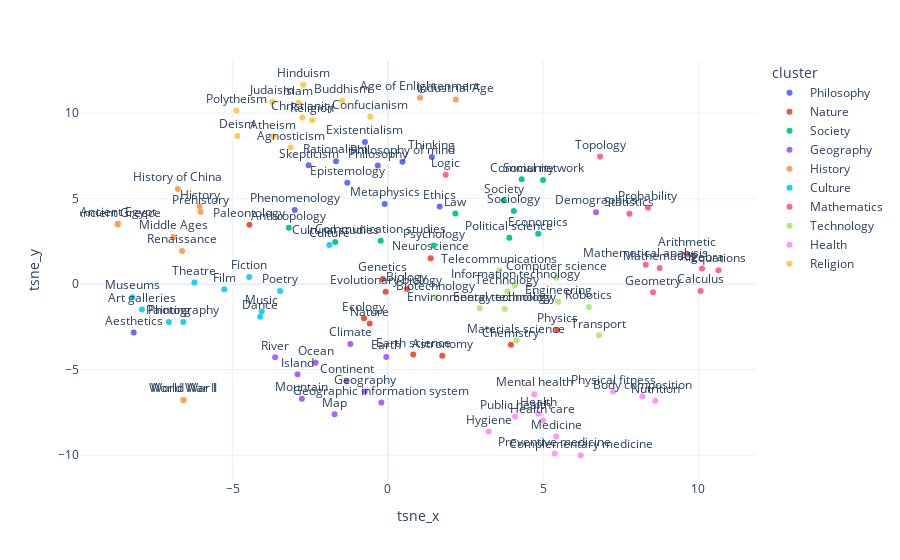
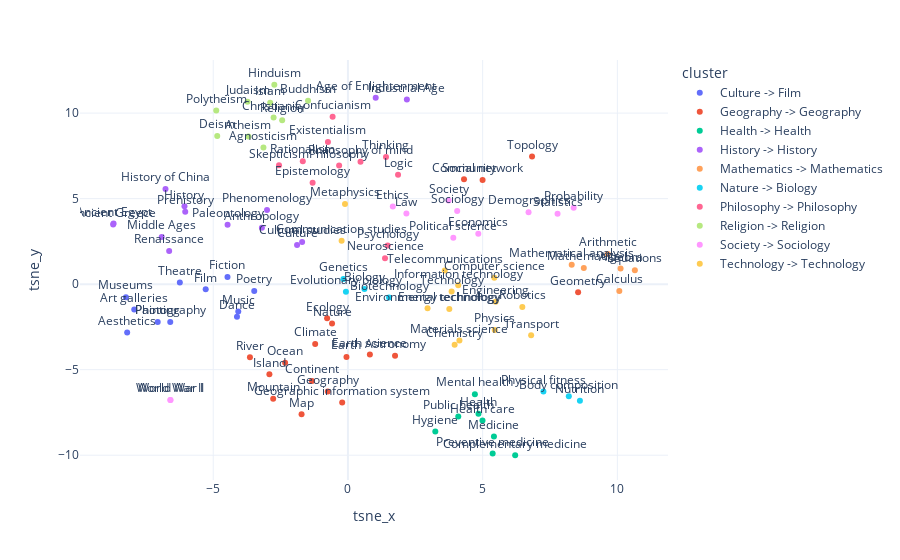

The code cell stored with these charts, in order, in its notebook:
### Code cell
Clustering.plot_tsne_clusters(cluster_labels, tsne_result, keywords, cluster_labels_score)
Clustering.plot_tsne_clusters(pd.Series(combined_predictions), tsne_result, keywords, predicted_cluster_labels_score)

### Figure 1 — Plotly figure (JSON) as saved in the notebook; plotly's stock layout.template omitted (floating-point values rounded to 4 significant figures)
{"data": [{"hovertemplate": "<b>%{hovertext}</b><br><br>cluster=Philosophy<br>tsne_x=%{x}<br>tsne_y=%{y}<br>label=%{text}<extra></extra>", "hovertext": ["Epistemology", "Thinking", "Phenomenology", "Philosophy of mind", "Skepticism", "Rationalism", "Existentialism", "Aesthetics", "Metaphysics", "Philosophy", "Ethics"], "legendgroup": "Philosophy", "marker": {"color": "#636efa", "symbol": "circle"}, "mode": "markers+text", "name": "Philosophy", "orientation": "v", "showlegend": true, "text": ["Epistemology", "Thinking", "Phenomenology", "Philosophy of mind", "Skepticism", "Rationalism", "Existentialism", "Aesthetics", "Metaphysics", "Philosophy", "Ethics"], "x": [-1.312, 1.412, -3.003, 0.4667, -2.558, -1.676, -0.7422, -8.194, -0.1094, -0.3269, 1.666], "xaxis": "x", "y": [5.93, 7.437, 4.331, 7.154, 6.944, 7.189, 8.31, -2.826, 4.681, 6.943, 4.535], "yaxis": "y", "type": "scatter", "textposition": "top center"}, {"hovertemplate": "<b>%{hovertext}</b><br><br>cluster=Nature<br>tsne_x=%{x}<br>tsne_y=%{y}<br>label=%{text}<extra></extra>", "hovertext": ["Earth science", "Paleontology", "Astronomy", "Biology", "Chemistry", "Physics", "Ecology", "Genetics", "Evolutionary biology", "Neuroscience", "Nature"], "legendgroup": "Nature", "marker": {"color": "#EF553B", "symbol": "circle"}, "mode": "markers+text", "name": "Nature", "orientation": "v", "showlegend": true, "text": ["Earth science", "Paleontology", "Astronomy", "Biology", "Chemistry", "Physics", "Ecology", "Genetics", "Evolutionary biology", "Neuroscience", "Nature"], "x": [0.8145, -4.467, 1.748, 0.6125, 3.96, 5.449, -0.7734, -0.1669, -0.07497, 1.376, -0.5899], "xaxis": "x", "y": [-4.106, 3.472, -4.191, -0.2805, -3.543, -2.682, -1.998, 0.3065, -0.4377, 1.521, -2.3], "yaxis": "y", "type": "scatter", "textposition": "top center"}, {"hovertemplate": "<b>%{hovertext}</b><br><br>cluster=Society<br>tsne_x=%{x}<br>tsne_y=%{y}<br>label=%{text}<extra></extra>", "hovertext": ["Political science", "Anthropology", "Sociology", "Economics", "Psychology", "Society", "Social network", "Communication studies", "Cultural studies", "Community", "Law"], "legendgroup": "Society", "marker": {"color": "#00cc96", "symbol": "circle"}, "mode": "markers+text", "name": "Society", "orientation": "v", "showlegend": true, "text": ["Political science", "Anthropology", "Sociology", "Economics", "Psychology", "Society", "Social network", "Communication studies", "Cultural studies", "Community", "Law"], "x": [3.911, -3.194, 4.055, 4.838, 1.474, 3.735, 4.998, -0.2346, -1.701, 4.308, 2.17], "xaxis": "x", "y": [2.717, 3.301, 4.27, 2.949, 2.256, 4.893, 6.089, 2.538, 2.467, 6.128, 4.131], "yaxis": "y", "type": "scatter", "textposition": "top center"}, {"hovertemplate": "<b>%{hovertext}</b><br><br>cluster=Geography<br>tsne_x=%{x}<br>tsne_y=%{y}<br>label=%{text}<extra></extra>", "hovertext": ["Geography", "Earth", "Climate", "Demographics", "Geographic information system", "Map", "Continent", "Mountain", "River", "Island", "Ocean"], "legendgroup": "Geography", "marker": {"color": "#ab63fa", "symbol": "circle"}, "mode": "markers+text", "name": "Geography", "orientation": "v", "showlegend": true, "text": ["Geography", "Earth", "Climate", "Demographics", "Geographic information system", "Map", "Continent", "Mountain", "River", "Island", "Ocean"], "x": [-0.749, -0.05441, -1.216, 6.704, -0.2137, -1.721, -1.335, -2.774, -3.637, -2.915, -2.332], "xaxis": "x", "y": [-6.271, -4.255, -3.504, 4.209, -6.925, -7.611, -5.658, -6.703, -4.277, -5.272, -4.591], "yaxis": "y", "type": "scatter", "textposition": "top center"}, {"hovertemplate": "<b>%{hovertext}</b><br><br>cluster=History<br>tsne_x=%{x}<br>tsne_y=%{y}<br>label=%{text}<extra></extra>", "hovertext": ["Age of Enlightenment", "World War II", "World War I", "Renaissance", "Middle Ages", "Prehistory", "History of China", "Ancient Greece", "Ancient Egypt", "History", "Industrial Age"], "legendgroup": "History", "marker": {"color": "#FFA15A", "symbol": "circle"}, "mode": "markers+text", "name": "History", "orientation": "v", "showlegend": true, "text": ["Age of Enlightenment", "World War II", "World War I", "Renaissance", "Middle Ages", "Prehistory", "History of China", "Ancient Greece", "Ancient Egypt", "History", "Industrial Age"], "x": [1.031, -6.589, -6.588, -6.635, -6.911, -6.039, -6.771, -8.714, -8.699, -6.067, 2.188], "xaxis": "x", "y": [10.89, -6.77, -6.775, 1.938, 2.757, 4.23, 5.562, 3.482, 3.552, 4.547, 10.8], "yaxis": "y", "type": "scatter", "textposition": "top center"}, {"hovertemplate": "<b>%{hovertext}</b><br><br>cluster=Culture<br>tsne_x=%{x}<br>tsne_y=%{y}<br>label=%{text}<extra></extra>", "hovertext": ["Art galleries", "Museums", "Poetry", "Fiction", "Photography", "Film", "Music", "Theatre", "Painting", "Dance", "Culture"], "legendgroup": "Culture", "marker": {"color": "#19d3f3", "symbol": "circle"}, "mode": "markers+text", "name": "Culture", "orientation": "v", "showlegend": true, "text": ["Art galleries", "Museums", "Poetry", "Fiction", "Photography", "Film", "Music", "Theatre", "Painting", "Dance", "Culture"], "x": [-7.931, -8.24, -3.478, -4.471, -6.595, -5.279, -4.07, -6.239, -7.06, -4.118, -1.888], "xaxis": "x", "y": [-1.475, -0.7625, -0.4001, 0.4225, -2.216, -0.2991, -1.597, 0.09918, -2.209, -1.907, 2.295], "yaxis": "y", "type": "scatter", "textposition": "top center"}, {"hovertemplate": "<b>%{hovertext}</b><br><br>cluster=Mathematics<br>tsne_x=%{x}<br>tsne_y=%{y}<br>label=%{text}<extra></extra>", "hovertext": ["Logic", "Equations", "Algebra", "Arithmetic", "Calculus", "Geometry", "Mathematics", "Topology", "Mathematical analysis", "Statistics", "Probability"], "legendgroup": "Mathematics", "marker": {"color": "#FF6692", "symbol": "circle"}, "mode": "markers+text", "name": "Mathematics", "orientation": "v", "showlegend": true, "text": ["Logic", "Equations", "Algebra", "Arithmetic", "Calculus", "Geometry", "Mathematics", "Topology", "Mathematical analysis", "Statistics", "Probability"], "x": [1.86, 10.65, 10.12, 9.642, 10.07, 8.543, 8.754, 6.833, 8.305, 7.78, 8.378], "xaxis": "x", "y": [6.399, 0.8154, 0.9163, 1.755, -0.4069, -0.4804, 0.9498, 7.464, 1.14, 4.115, 4.465], "yaxis": "y", "type": "scatter", "textposition": "top center"}, {"hovertemplate": "<b>%{hovertext}</b><br><br>cluster=Technology<br>tsne_x=%{x}<br>tsne_y=%{y}<br>label=%{text}<extra></extra>", "hovertext": ["Technology", "Telecommunications", "Transport", "Robotics", "Information technology", "Materials science", "Biotechnology", "Engineering", "Computer science", "Environmental technology", "Energy technology"], "legendgroup": "Technology", "marker": {"color": "#B6E880", "symbol": "circle"}, "mode": "markers+text", "name": "Technology", "orientation": "v", "showlegend": true, "text": ["Technology", "Telecommunications", "Transport", "Robotics", "Information technology", "Materials science", "Biotechnology", "Engineering", "Computer science", "Environmental technology", "Energy technology"], "x": [3.848, 3.592, 6.8, 6.473, 4.093, 4.139, 1.525, 5.481, 5.432, 2.955, 3.763], "xaxis": "x", "y": [-0.4232, 0.7948, -2.991, -1.329, -0.06729, -3.289, -0.7868, -1.027, 0.3727, -1.41, -1.459], "yaxis": "y", "type": "scatter", "textposition": "top center"}, {"hovertemplate": "<b>%{hovertext}</b><br><br>cluster=Health<br>tsne_x=%{x}<br>tsne_y=%{y}<br>label=%{text}<extra></extra>", "hovertext": ["Health", "Health care", "Nutrition", "Physical fitness", "Mental health", "Body composition", "Complementary medicine", "Hygiene", "Medicine", "Preventive medicine", "Public health"], "legendgroup": "Health", "marker": {"color": "#FF97FF", "symbol": "circle"}, "mode": "markers+text", "name": "Health", "orientation": "v", "showlegend": true, "text": ["Health", "Health care", "Nutrition", "Physical fitness", "Mental health", "Body composition", "Complementary medicine", "Hygiene", "Medicine", "Preventive medicine", "Public health"], "x": [4.844, 4.994, 8.61, 7.256, 4.712, 8.197, 6.207, 3.242, 5.419, 5.371, 4.095], "xaxis": "x", "y": [-7.57, -7.978, -6.818, -6.279, -6.436, -6.554, -10.0, -8.614, -8.908, -9.896, -7.739], "yaxis": "y", "type": "scatter", "textposition": "top center"}, {"hovertemplate": "<b>%{hovertext}</b><br><br>cluster=Religion<br>tsne_x=%{x}<br>tsne_y=%{y}<br>label=%{text}<extra></extra>", "hovertext": ["Polytheism", "Agnosticism", "Atheism", "Confucianism", "Judaism", "Hinduism", "Islam", "Christianity", "Buddhism", "Religion", "Deism"], "legendgroup": "Religion", "marker": {"color": "#FECB52", "symbol": "circle"}, "mode": "markers+text", "name": "Religion", "orientation": "v", "showlegend": true, "text": ["Polytheism", "Agnosticism", "Atheism", "Confucianism", "Judaism", "Hinduism", "Islam", "Christianity", "Buddhism", "Religion", "Deism"], "x": [-4.888, -3.136, -3.694, -0.5688, -3.727, -2.732, -2.886, -2.759, -1.48, -2.441, -4.851], "xaxis": "x", "y": [10.16, 7.982, 8.635, 9.782, 10.66, 11.66, 10.61, 9.74, 10.73, 9.586, 8.656], "yaxis": "y", "type": "scatter", "textposition": "top center"}], "layout": {"xaxis": {"anchor": "y", "domain": [0.0, 1.0], "title": {"text": "tsne_x"}}, "yaxis": {"anchor": "x", "domain": [0.0, 1.0], "title": {"text": "tsne_y"}}, "legend": {"title": {"text": "cluster"}, "tracegroupgap": 0}, "margin": {"t": 60}}}

### Figure 2 — Plotly figure (JSON) as saved in the notebook; plotly's stock layout.template omitted (floating-point values rounded to 4 significant figures)
{"data": [{"hovertemplate": "<b>%{hovertext}</b><br><br>cluster=Culture -> Film<br>tsne_x=%{x}<br>tsne_y=%{y}<br>label=%{text}<extra></extra>", "hovertext": ["Aesthetics", "Photography", "Theatre", "Music", "Film", "Painting", "Fiction", "Poetry", "Museums", "Art galleries", "Dance"], "legendgroup": "Culture -> Film", "marker": {"color": "#636efa", "symbol": "circle"}, "mode": "markers+text", "name": "Culture -> Film", "orientation": "v", "showlegend": true, "text": ["Aesthetics", "Photography", "Theatre", "Music", "Film", "Painting", "Fiction", "Poetry", "Museums", "Art galleries", "Dance"], "x": [-8.194, -6.595, -6.239, -4.07, -5.279, -7.06, -4.471, -3.478, -8.24, -7.931, -4.118], "xaxis": "x", "y": [-2.826, -2.216, 0.09918, -1.597, -0.2991, -2.209, 0.4225, -0.4001, -0.7625, -1.475, -1.907], "yaxis": "y", "type": "scatter", "textposition": "top center"}, {"hovertemplate": "<b>%{hovertext}</b><br><br>cluster=Geography -> Geography<br>tsne_x=%{x}<br>tsne_y=%{y}<br>label=%{text}<extra></extra>", "hovertext": ["Ocean", "Geometry", "Social network", "Topology", "Nature", "Astronomy", "Ecology", "Earth science", "Community", "River", "Island", "Geography", "Earth", "Continent", "Climate", "Geographic information system", "Map", "Mountain"], "legendgroup": "Geography -> Geography", "marker": {"color": "#EF553B", "symbol": "circle"}, "mode": "markers+text", "name": "Geography -> Geography", "orientation": "v", "showlegend": true, "text": ["Ocean", "Geometry", "Social network", "Topology", "Nature", "Astronomy", "Ecology", "Earth science", "Community", "River", "Island", "Geography", "Earth", "Continent", "Climate", "Geographic information system", "Map", "Mountain"], "x": [-2.332, 8.543, 4.998, 6.833, -0.5899, 1.748, -0.7734, 0.8145, 4.308, -3.637, -2.915, -0.749, -0.05441, -1.335, -1.216, -0.2137, -1.721, -2.774], "xaxis": "x", "y": [-4.591, -0.4804, 6.089, 7.464, -2.3, -4.191, -1.998, -4.106, 6.128, -4.277, -5.272, -6.271, -4.255, -5.658, -3.504, -6.925, -7.611, -6.703], "yaxis": "y", "type": "scatter", "textposition": "top center"}, {"hovertemplate": "<b>%{hovertext}</b><br><br>cluster=Health -> Health<br>tsne_x=%{x}<br>tsne_y=%{y}<br>label=%{text}<extra></extra>", "hovertext": ["Medicine", "Preventive medicine", "Complementary medicine", "Public health", "Mental health", "Health care", "Health", "Hygiene"], "legendgroup": "Health -> Health", "marker": {"color": "#00cc96", "symbol": "circle"}, "mode": "markers+text", "name": "Health -> Health", "orientation": "v", "showlegend": true, "text": ["Medicine", "Preventive medicine", "Complementary medicine", "Public health", "Mental health", "Health care", "Health", "Hygiene"], "x": [5.419, 5.371, 6.207, 4.095, 4.712, 4.994, 4.844, 3.242], "xaxis": "x", "y": [-8.908, -9.896, -10.0, -7.739, -6.436, -7.978, -7.57, -8.614], "yaxis": "y", "type": "scatter", "textposition": "top center"}, {"hovertemplate": "<b>%{hovertext}</b><br><br>cluster=History -> History<br>tsne_x=%{x}<br>tsne_y=%{y}<br>label=%{text}<extra></extra>", "hovertext": ["Paleontology", "Anthropology", "Phenomenology", "Age of Enlightenment", "Industrial Age", "Culture", "Renaissance", "Cultural studies", "Ancient Egypt", "History of China", "Prehistory", "History", "Ancient Greece", "Middle Ages"], "legendgroup": "History -> History", "marker": {"color": "#ab63fa", "symbol": "circle"}, "mode": "markers+text", "name": "History -> History", "orientation": "v", "showlegend": true, "text": ["Paleontology", "Anthropology", "Phenomenology", "Age of Enlightenment", "Industrial Age", "Culture", "Renaissance", "Cultural studies", "Ancient Egypt", "History of China", "Prehistory", "History", "Ancient Greece", "Middle Ages"], "x": [-4.467, -3.194, -3.003, 1.031, 2.188, -1.888, -6.635, -1.701, -8.699, -6.771, -6.039, -6.067, -8.714, -6.911], "xaxis": "x", "y": [3.472, 3.301, 4.331, 10.89, 10.8, 2.295, 1.938, 2.467, 3.552, 5.562, 4.23, 4.547, 3.482, 2.757], "yaxis": "y", "type": "scatter", "textposition": "top center"}, {"hovertemplate": "<b>%{hovertext}</b><br><br>cluster=Mathematics -> Mathematics<br>tsne_x=%{x}<br>tsne_y=%{y}<br>label=%{text}<extra></extra>", "hovertext": ["Mathematics", "Algebra", "Calculus", "Mathematical analysis", "Arithmetic", "Equations"], "legendgroup": "Mathematics -> Mathematics", "marker": {"color": "#FFA15A", "symbol": "circle"}, "mode": "markers+text", "name": "Mathematics -> Mathematics", "orientation": "v", "showlegend": true, "text": ["Mathematics", "Algebra", "Calculus", "Mathematical analysis", "Arithmetic", "Equations"], "x": [8.754, 10.12, 10.07, 8.305, 9.642, 10.65], "xaxis": "x", "y": [0.9498, 0.9163, -0.4069, 1.14, 1.755, 0.8154], "yaxis": "y", "type": "scatter", "textposition": "top center"}, {"hovertemplate": "<b>%{hovertext}</b><br><br>cluster=Nature -> Biology<br>tsne_x=%{x}<br>tsne_y=%{y}<br>label=%{text}<extra></extra>", "hovertext": ["Evolutionary biology", "Biology", "Body composition", "Genetics", "Physical fitness", "Nutrition", "Biotechnology"], "legendgroup": "Nature -> Biology", "marker": {"color": "#19d3f3", "symbol": "circle"}, "mode": "markers+text", "name": "Nature -> Biology", "orientation": "v", "showlegend": true, "text": ["Evolutionary biology", "Biology", "Body composition", "Genetics", "Physical fitness", "Nutrition", "Biotechnology"], "x": [-0.07497, 0.6125, 8.197, -0.1669, 7.256, 8.61, 1.525], "xaxis": "x", "y": [-0.4377, -0.2805, -6.554, 0.3065, -6.279, -6.818, -0.7868], "yaxis": "y", "type": "scatter", "textposition": "top center"}, {"hovertemplate": "<b>%{hovertext}</b><br><br>cluster=Philosophy -> Philosophy<br>tsne_x=%{x}<br>tsne_y=%{y}<br>label=%{text}<extra></extra>", "hovertext": ["Rationalism", "Skepticism", "Existentialism", "Confucianism", "Psychology", "Philosophy of mind", "Thinking", "Logic", "Epistemology", "Philosophy", "Neuroscience"], "legendgroup": "Philosophy -> Philosophy", "marker": {"color": "#FF6692", "symbol": "circle"}, "mode": "markers+text", "name": "Philosophy -> Philosophy", "orientation": "v", "showlegend": true, "text": ["Rationalism", "Skepticism", "Existentialism", "Confucianism", "Psychology", "Philosophy of mind", "Thinking", "Logic", "Epistemology", "Philosophy", "Neuroscience"], "x": [-1.676, -2.558, -0.7422, -0.5688, 1.474, 0.4667, 1.412, 1.86, -1.312, -0.3269, 1.376], "xaxis": "x", "y": [7.189, 6.944, 8.31, 9.782, 2.256, 7.154, 7.437, 6.399, 5.93, 6.943, 1.521], "yaxis": "y", "type": "scatter", "textposition": "top center"}, {"hovertemplate": "<b>%{hovertext}</b><br><br>cluster=Religion -> Religion<br>tsne_x=%{x}<br>tsne_y=%{y}<br>label=%{text}<extra></extra>", "hovertext": ["Polytheism", "Agnosticism", "Atheism", "Judaism", "Islam", "Deism", "Buddhism", "Religion", "Christianity", "Hinduism"], "legendgroup": "Religion -> Religion", "marker": {"color": "#B6E880", "symbol": "circle"}, "mode": "markers+text", "name": "Religion -> Religion", "orientation": "v", "showlegend": true, "text": ["Polytheism", "Agnosticism", "Atheism", "Judaism", "Islam", "Deism", "Buddhism", "Religion", "Christianity", "Hinduism"], "x": [-4.888, -3.136, -3.694, -3.727, -2.886, -4.851, -1.48, -2.441, -2.759, -2.732], "xaxis": "x", "y": [10.16, 7.982, 8.635, 10.66, 10.61, 8.656, 10.73, 9.586, 9.74, 11.66], "yaxis": "y", "type": "scatter", "textposition": "top center"}, {"hovertemplate": "<b>%{hovertext}</b><br><br>cluster=Society -> Sociology<br>tsne_x=%{x}<br>tsne_y=%{y}<br>label=%{text}<extra></extra>", "hovertext": ["Political science", "Probability", "World War II", "Law", "World War I", "Statistics", "Sociology", "Society", "Ethics", "Economics", "Demographics"], "legendgroup": "Society -> Sociology", "marker": {"color": "#FF97FF", "symbol": "circle"}, "mode": "markers+text", "name": "Society -> Sociology", "orientation": "v", "showlegend": true, "text": ["Political science", "Probability", "World War II", "Law", "World War I", "Statistics", "Sociology", "Society", "Ethics", "Economics", "Demographics"], "x": [3.911, 8.378, -6.589, 2.17, -6.588, 7.78, 4.055, 3.735, 1.666, 4.838, 6.704], "xaxis": "x", "y": [2.717, 4.465, -6.77, 4.131, -6.775, 4.115, 4.27, 4.893, 4.535, 2.949, 4.209], "yaxis": "y", "type": "scatter", "textposition": "top center"}, {"hovertemplate": "<b>%{hovertext}</b><br><br>cluster=Technology -> Technology<br>tsne_x=%{x}<br>tsne_y=%{y}<br>label=%{text}<extra></extra>", "hovertext": ["Robotics", "Materials science", "Transport", "Information technology", "Telecommunications", "Metaphysics", "Computer science", "Technology", "Communication studies", "Environmental technology", "Chemistry", "Physics", "Engineering", "Energy technology"], "legendgroup": "Technology -> Technology", "marker": {"color": "#FECB52", "symbol": "circle"}, "mode": "markers+text", "name": "Technology -> Technology", "orientation": "v", "showlegend": true, "text": ["Robotics", "Materials science", "Transport", "Information technology", "Telecommunications", "Metaphysics", "Computer science", "Technology", "Communication studies", "Environmental technology", "Chemistry", "Physics", "Engineering", "Energy technology"], "x": [6.473, 4.139, 6.8, 4.093, 3.592, -0.1094, 5.432, 3.848, -0.2346, 2.955, 3.96, 5.449, 5.481, 3.763], "xaxis": "x", "y": [-1.329, -3.289, -2.991, -0.06729, 0.7948, 4.681, 0.3727, -0.4232, 2.538, -1.41, -3.543, -2.682, -1.027, -1.459], "yaxis": "y", "type": "scatter", "textposition": "top center"}], "layout": {"xaxis": {"anchor": "y", "domain": [0.0, 1.0], "title": {"text": "tsne_x"}}, "yaxis": {"anchor": "x", "domain": [0.0, 1.0], "title": {"text": "tsne_y"}}, "legend": {"title": {"text": "cluster"}, "tracegroupgap": 0}, "margin": {"t": 60}}}
